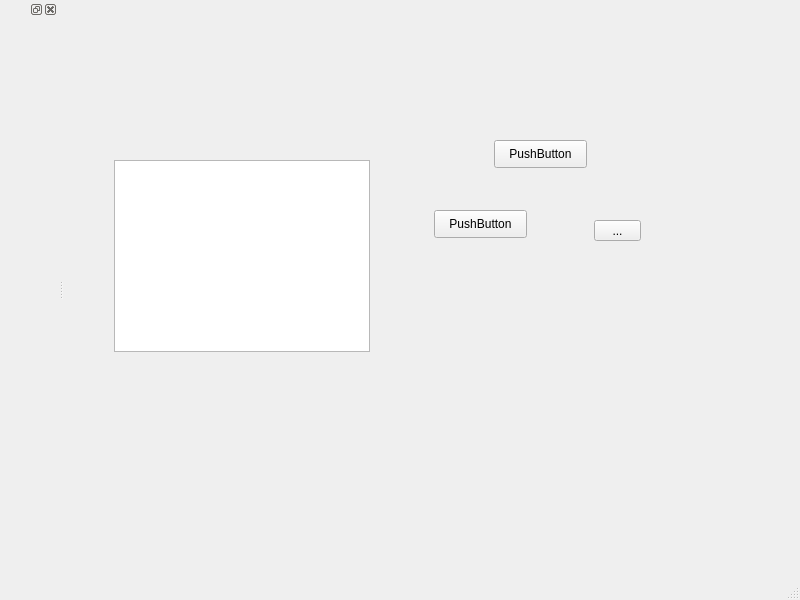
<?xml version="1.0" encoding="UTF-8"?>
<ui version="4.0">
 <class>MainWindow</class>
 <widget class="QMainWindow" name="MainWindow">
  <property name="geometry">
   <rect>
    <x>0</x>
    <y>0</y>
    <width>800</width>
    <height>600</height>
   </rect>
  </property>
  <property name="windowTitle">
   <string>MainWindow</string>
  </property>
  <widget class="QWidget" name="centralwidget">
   <widget class="QListWidget" name="listWidget">
    <property name="geometry">
     <rect>
      <x>50</x>
      <y>160</y>
      <width>256</width>
      <height>192</height>
     </rect>
    </property>
   </widget>
   <widget class="QPushButton" name="pushButton">
    <property name="geometry">
     <rect>
      <x>430</x>
      <y>140</y>
      <width>93</width>
      <height>28</height>
     </rect>
    </property>
    <property name="text">
     <string>PushButton</string>
    </property>
   </widget>
   <widget class="QPushButton" name="pushButton_2">
    <property name="geometry">
     <rect>
      <x>370</x>
      <y>210</y>
      <width>93</width>
      <height>28</height>
     </rect>
    </property>
    <property name="text">
     <string>PushButton</string>
    </property>
   </widget>
   <widget class="QToolButton" name="toolButton">
    <property name="geometry">
     <rect>
      <x>530</x>
      <y>220</y>
      <width>47</width>
      <height>21</height>
     </rect>
    </property>
    <property name="text">
     <string>...</string>
    </property>
   </widget>
  </widget>
  <widget class="QMenuBar" name="menubar">
   <property name="geometry">
    <rect>
     <x>0</x>
     <y>0</y>
     <width>800</width>
     <height>26</height>
    </rect>
   </property>
  </widget>
  <widget class="QStatusBar" name="statusbar"/>
  <widget class="QDockWidget" name="dockWidget">
   <attribute name="dockWidgetArea">
    <number>1</number>
   </attribute>
   <widget class="QWidget" name="dockWidgetContents"/>
  </widget>
 </widget>
 <resources/>
 <connections/>
</ui>
